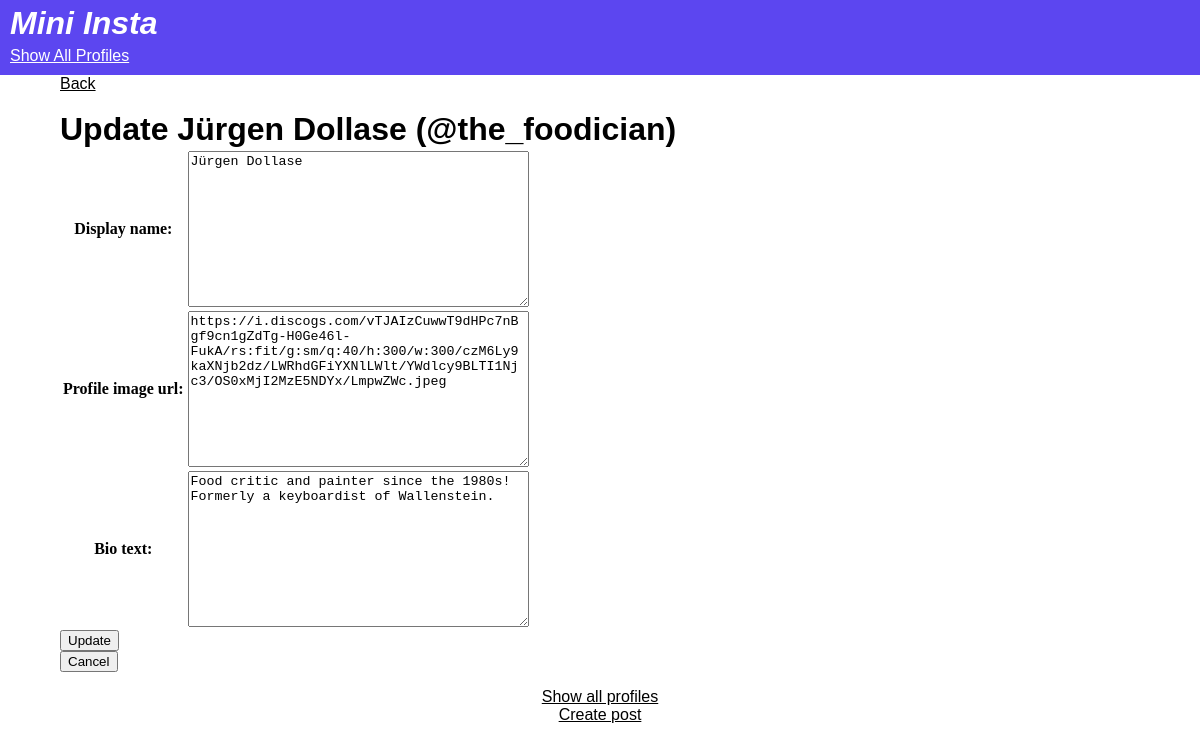
/mini_insta/profile/6/update, run on an earlier commit of the app's database.
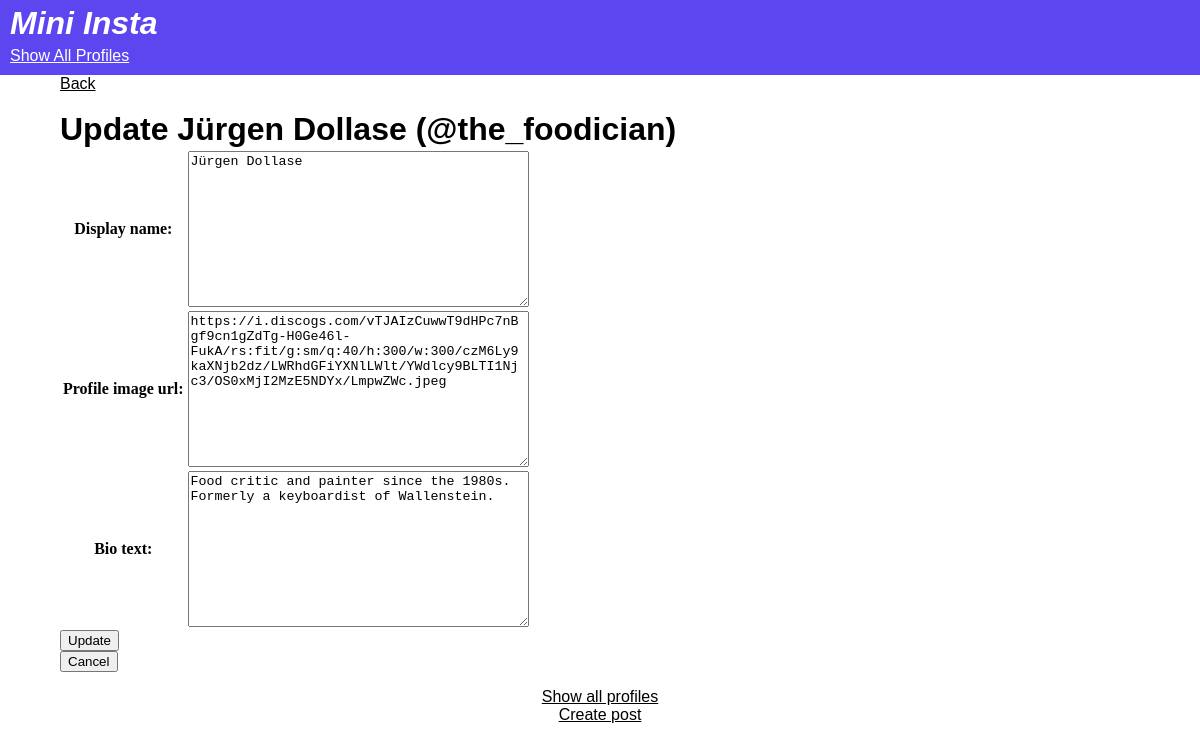
And on a later commit of the database.
### mini_insta/models.py (models this page shows, shortened)
class Profile(models.Model):
    username = models.TextField(blank=True)
    display_name = models.TextField(blank=True)
    profile_image_url = models.TextField(blank=True)
    bio_text = models.TextField(blank=True)
    join_date = models.DateField(auto_now_add=True)

### mini_insta/views.py (the view)
# urls.py: path('profile/<int:pk>/update', UpdateProfileView.as_view(), name="update_profile"),
class UpdateProfileView(UpdateView):
    model = Profile
    form_class = UpdateProfileForm
    template_name = "mini_insta/update_profile_form.html"

### mini_insta/forms.py
class UpdateProfileForm(forms.ModelForm):
    class Meta:
        model = Profile
        fields = ['display_name', 'profile_image_url', 'bio_text']

### mini_insta/templates/mini_insta/update_profile_form.html (shortened to what this page needs)
{% extends 'mini_insta/base.html' %}
    {% block content %}
    <main>
        <a href="{% url 'show_profile' profile.pk %}">
            <p>Back</p>
        </a>
        <br>
        <h1>Update {{profile.display_name}} (@{{profile.username}})</h1>
        <form action="{% url 'update_profile' profile.pk %}" method="POST">
            <table>
                {{form.as_table}}
            </table>
            <input type="submit" name="submit" value="Update">
        </form>
        <form action="{% url 'show_profile' profile.pk %}" method="GET">
            <input type="submit" name="submit" value="Cancel">
        </form>
    </main>
    {% endblock %}

What changed in the data, as far as the page shows it:
changed Profile "Jürgen Dollase": bio_text "Food critic and painter since the 1980s! Formerly a keyboardist of Wallenstein." → "Food critic and painter since the 1980s. Formerly a keyboardist of Wallenstein."
